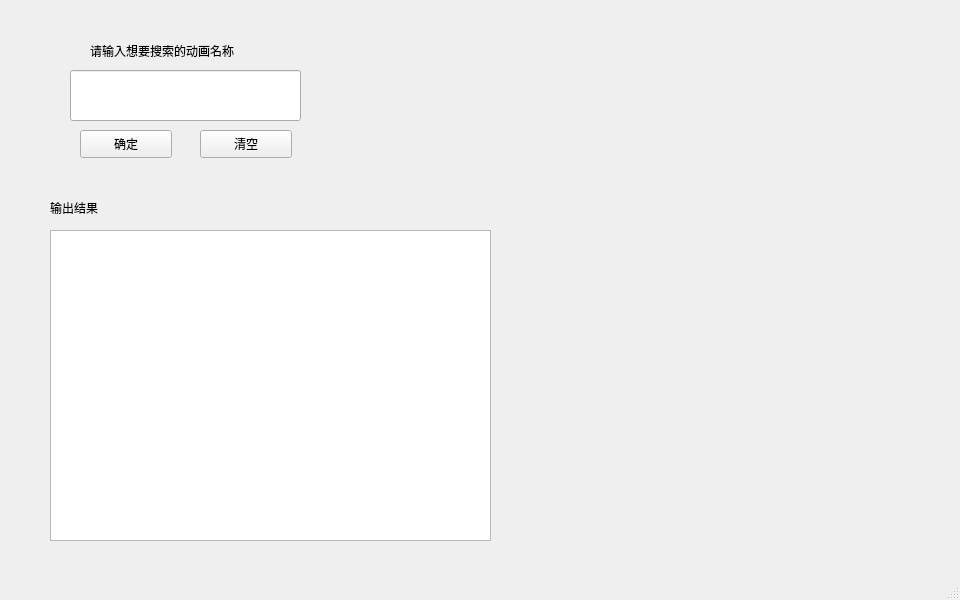
<?xml version="1.0" encoding="UTF-8"?>
<ui version="4.0">
 <class>MainWindow</class>
 <widget class="QMainWindow" name="MainWindow">
  <property name="geometry">
   <rect>
    <x>0</x>
    <y>0</y>
    <width>960</width>
    <height>600</height>
   </rect>
  </property>
  <property name="windowTitle">
   <string>MainWindow</string>
  </property>
  <widget class="QWidget" name="centralwidget">
   <widget class="QPushButton" name="OK">
    <property name="geometry">
     <rect>
      <x>80</x>
      <y>130</y>
      <width>92</width>
      <height>28</height>
     </rect>
    </property>
    <property name="text">
     <string>确定</string>
    </property>
   </widget>
   <widget class="QPushButton" name="Clear">
    <property name="geometry">
     <rect>
      <x>200</x>
      <y>130</y>
      <width>92</width>
      <height>28</height>
     </rect>
    </property>
    <property name="text">
     <string>清空</string>
    </property>
   </widget>
   <widget class="QLabel" name="label">
    <property name="geometry">
     <rect>
      <x>90</x>
      <y>40</y>
      <width>191</width>
      <height>21</height>
     </rect>
    </property>
    <property name="text">
     <string>请输入想要搜索的动画名称</string>
    </property>
   </widget>
   <widget class="QLabel" name="label_2">
    <property name="geometry">
     <rect>
      <x>50</x>
      <y>200</y>
      <width>72</width>
      <height>15</height>
     </rect>
    </property>
    <property name="text">
     <string>输出结果</string>
    </property>
   </widget>
   <widget class="QTextBrowser" name="ResultText">
    <property name="geometry">
     <rect>
      <x>50</x>
      <y>230</y>
      <width>441</width>
      <height>311</height>
     </rect>
    </property>
   </widget>
   <widget class="QLineEdit" name="SearchingText">
    <property name="geometry">
     <rect>
      <x>70</x>
      <y>70</y>
      <width>231</width>
      <height>51</height>
     </rect>
    </property>
   </widget>
  </widget>
  <widget class="QMenuBar" name="menubar">
   <property name="geometry">
    <rect>
     <x>0</x>
     <y>0</y>
     <width>960</width>
     <height>26</height>
    </rect>
   </property>
  </widget>
  <widget class="QStatusBar" name="statusbar"/>
 </widget>
 <resources/>
 <connections/>
</ui>
